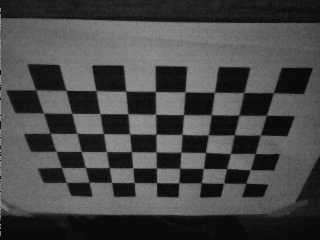
#> input picture Cozmo_follow_car/images_calibration/Calibration 140.jpg, 320 x 240 px; its folder holds only this picture in this run
$ python Calibration_Camera.py
#> lines starting #> are read from the running program, lines starting #| are printed output that depends on the picture; after the words box and inside, x2 and y2 are one past the last pixel; in counts of white or black regions, pixels touching at a corner belong together; long printed decimals are rounded
# Import required modules
import cv2
import numpy as np
import os
import glob


# Define the dimensions of checkerboard used for calibration
CHECKERBOARD = (6, 9)

# stop the iteration when specified accuracy, epsilon, is reached or
# specified number of iterations are completed.
criteria = (cv2.TERM_CRITERIA_EPS +
            cv2.TERM_CRITERIA_MAX_ITER, 30, 0.001)

# Vector for 3D points
threedpoints = []

# Vector for 2D points
twodpoints = []

#  3D points real world coordinates
objectp3d = np.zeros((1, CHECKERBOARD[0]
                      * CHECKERBOARD[1],
                      3), np.float32)
objectp3d[0, :, :2] = np.mgrid[0:CHECKERBOARD[0],
                               0:CHECKERBOARD[1]].T.reshape(-1, 2)
prev_img_shape = None


# Extracting path of individual image stored in a given directory. Since no path is
# specified, it will take current directory jpg files alone
images = glob.glob('./images_calibration/*.jpg')

for filename in images:
    image = cv2.imread(filename)
#> image is the input picture: shape (240, 320, 3); min 0, max 161, mean 71.5
    grayColor = cv2.cvtColor(image, cv2.COLOR_BGR2GRAY)

    # Find the chess board corners. If desired number of corners are
    # found in the image then ret = true
    ret, corners = cv2.findChessboardCorners(
                    grayColor, CHECKERBOARD,
                    cv2.CALIB_CB_ADAPTIVE_THRESH
                    + cv2.CALIB_CB_FAST_CHECK +
                    cv2.CALIB_CB_NORMALIZE_IMAGE)
#> ret = True; corners = 54 rows, first 8: [273.3, 92.58], [266.6, 115.2], [260.2, 135.3], [255.5, 153.5], [250.1, 169.5], [246.2, 183.1], [243.4, 92.54], [238.4, 115]

    # If desired number of corners can be detected then, refine the pixel coordinates and display
    # them on the images of checker board
    if ret == True:
        threedpoints.append(objectp3d)

        # Refining pixel coordinates for given 2d points.
        corners2 = cv2.cornerSubPix(
            grayColor, corners, (11, 11), (-1, -1), criteria)
#> corners2 = 54 rows, first 8: [273.5, 92.63], [266.3, 115.3], [260.4, 134.9], [255.1, 153.5], [250.4, 169.7], [245.7, 183.1], [243.7, 92.58], [238.9, 115.1]

        twodpoints.append(corners2)

        # Draw and display the corners
        image = cv2.drawChessboardCorners(image,
                                          CHECKERBOARD,
                                          corners2, ret)
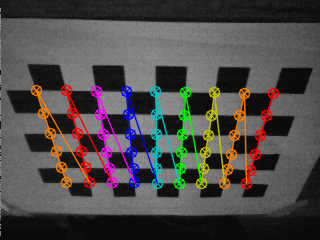
#> image: shape (240, 320, 3); 11.48% of pixels changed, all inside (x1, y1, x2, y2) = (30, 84, 280, 190)

    cv2.imshow('img', image)
    cv2.waitKey(0)

cv2.destroyAllWindows()

h, w = image.shape[:2]
#> h = 240; w = 320


# Perform camera calibration by passing the value of above found out 3D points (threedpoints)
# and its corresponding pixel coordinates of the detected corners (twodpoints)
ret, matrix, distortion, r_vecs, t_vecs = cv2.calibrateCamera(
    threedpoints, twodpoints, grayColor.shape[::-1], None, None)
#> ret = 0.341; matrix = [[373.5, 0, 121.1], [0, 449, 125.5], [0, 0, 1]]; distortion = [[-0.00776, 0.495, 0.00186, -0.0517, -0.879]]; r_vecs = ([0.797, -0.629, 1.4],); t_vecs = ([5.13, -0.912, 11.86],)


# Displaying required output
print(" Camera matrix:")
print(matrix)
#| [[373.486   0.         121.094]
#|  [  0.         448.991 125.484 ]
#|  [  0.           0.           1.        ]]

print("\n Distortion coefficient:")
print(distortion)
#| [[-0.007757  0.4949  0.001863 -0.05173 -0.8792]]

print("\n Rotation Vectors:")
print(r_vecs)
#| (array([[ 0.7967],
#|        [-0.6286],
#|        [ 1.403]]),)

print("\n Translation Vectors:")
print(t_vecs)
#| (array([[ 5.129  ],
#|        [-0.9121],
#|        [11.860]]),)

$ run again, on Cozmo_follow_car/images_calibration/Calibration 144.jpg
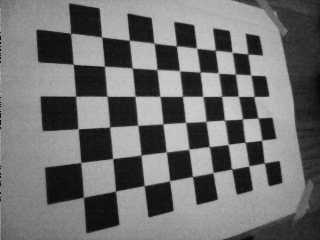
#> input picture Cozmo_follow_car/images_calibration/Calibration 144.jpg, 320 x 240 px
#> image is the input picture: shape (240, 320, 3); min 1, max 213, mean 111.7
#> `ret, corners = cv2.findChessboardCorners( grayColor, CHECKERBOARD, cv2..`: ret = True; corners = 54 rows, first 8: [248.5, 54.31], [250.9, 75.14], [253.8, 96.6], [257.6, 118], [261.3, 140.4], [264.4, 163.1], [231.6, 52.54], [234.6, 73.64]
#> corners2 = 54 rows, first 8: [247.8, 53.96], [250.8, 75.12], [253.9, 96.47], [258, 118], [261.7, 140.2], [264.4, 163], [232.2, 52.19], [235.4, 74.08]
#> `image = cv2.drawChessboardCorners(image, CHECKERBOARD, corners2, ret)`:
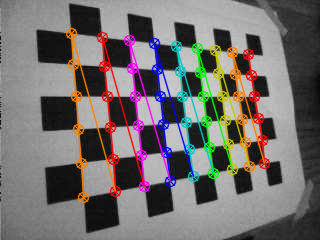
#> image: shape (240, 320, 3); 14.01% of pixels changed, all inside (x1, y1, x2, y2) = (65, 27, 271, 204)
#> `ret, matrix, distortion, r_vecs, t_vecs = cv2.calibrateCamera( threedp..`: ret = 0.211; matrix = [[226, 0, 170.4], [0, 240.7, 130.1], [0, 0, 1]]; distortion = [[0.0486, -0.238, 5.66e-05, 0.00643, 0.429]]; r_vecs = ([-0.468, -0.27, 1.44],); t_vecs = ([3.77, -3.5, 11.15],)
#| [[225.996   0.         170.424]
#|  [  0.         240.658 130.133]
#|  [  0.           0.           1.        ]]
#| [[ 4.85875338e-02 -2.37811034e-01  5.66177526e-05  6.42879859e-03
#|    4.28976955e-01]]
#| (array([[-0.468],
#|        [-0.2697],
#|        [ 1.440]]),)
#| (array([[ 3.773 ],
#|        [-3.499],
#|        [11.150]]),)

$ run again, on Cozmo_follow_car/images_calibration/Calibration 146.jpg
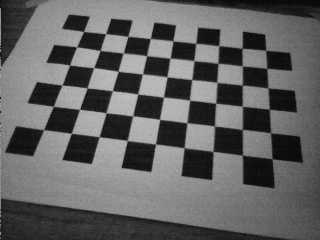
#> input picture Cozmo_follow_car/images_calibration/Calibration 146.jpg, 320 x 240 px
#> image is the input picture: shape (240, 320, 3); min 0, max 208, mean 98.5
#> `ret, corners = cv2.findChessboardCorners( grayColor, CHECKERBOARD, cv2..`: ret = True; corners = 54 rows, first 8: [43.6, 129.7], [53.3, 106.4], [61.61, 85.07], [69.66, 65.25], [76.41, 47.26], [83.56, 31.58], [71.36, 133.3], [79.6, 109.3]
#> corners2 = 54 rows, first 8: [43.57, 129.7], [53.35, 106.4], [61.98, 85.15], [69.56, 64.97], [76.69, 46.82], [83.53, 31.45], [71.35, 133.3], [79.42, 109.4]
#> `image = cv2.drawChessboardCorners(image, CHECKERBOARD, corners2, ret)`:
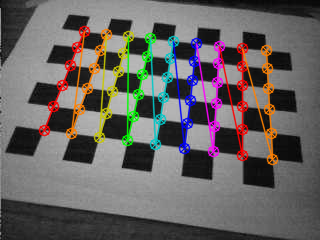
#> image: shape (240, 320, 3); 12.35% of pixels changed, all inside (x1, y1, x2, y2) = (38, 25, 279, 166)
#> `ret, matrix, distortion, r_vecs, t_vecs = cv2.calibrateCamera( threedp..`: ret = 0.218; matrix = [[241.4, 0, 164.5], [0, 232.5, 118.6], [0, 0, 1]]; distortion = [[-0.0157, 0.273, -0.00522, -0.00327, -0.648]]; r_vecs = ([-0.375, -0.335, -1.4],); t_vecs = ([-4.27, 0.416, 8.6],)
#| [[241.384   0.         164.486]
#|  [  0.         232.537 118.581]
#|  [  0.           0.           1.        ]]
#| [[-0.01575  0.2732 -0.005216 -0.00327  -0.6482]]
#| (array([[-0.3752],
#|        [-0.3353],
#|        [-1.404]]),)
#| (array([[-4.274],
#|        [ 0.4156],
#|        [ 8.599]]),)

$ run again, on Cozmo_follow_car/images_calibration/Calibration 147.jpg
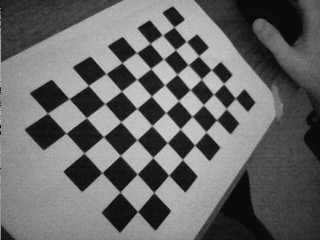
#> input picture Cozmo_follow_car/images_calibration/Calibration 147.jpg, 320 x 240 px
#> image is the input picture: shape (240, 320, 3); min 0, max 219, mean 104.4
#> `ret, corners = cv2.findChessboardCorners( grayColor, CHECKERBOARD, cv2..`: ret = True; corners = 54 rows, first 8: [173.9, 26.95], [186, 41.63], [198.6, 56.08], [211.2, 69.59], [223.6, 83.47], [235.3, 97.91], [162.6, 35.16], [175.5, 49.66]
#> corners2 = 54 rows, first 8: [174.3, 27.01], [185.6, 42.17], [198.6, 56.11], [211.3, 69.45], [224.1, 83.54], [235.5, 97.69], [162.7, 34.75], [176.1, 49.51]
#> `image = cv2.drawChessboardCorners(image, CHECKERBOARD, corners2, ret)`:
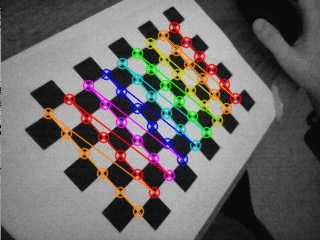
#> image: shape (240, 320, 3); 11.09% of pixels changed, all inside (x1, y1, x2, y2) = (42, 21, 242, 218)
#> `ret, matrix, distortion, r_vecs, t_vecs = cv2.calibrateCamera( threedp..`: ret = 0.323; matrix = [[233.4, 0, 158.2], [0, 240.1, 134.3], [0, 0, 1]]; distortion = [[0.296, -2.67, -0.00672, 0.00459, 6.88]]; r_vecs = ([-0.461, -0.246, 0.799],); t_vecs = ([0.854, -5.61, 12.77],)
#| [[233.395   0.         158.186]
#|  [  0.         240.058 134.293 ]
#|  [  0.           0.           1.        ]]
#| [[ 2.95625451e-01 -2.66786094e+00 -6.72376963e-03  4.59179907e-03
#|    6.87975113e+00]]
#| (array([[-0.4613],
#|        [-0.2464 ],
#|        [ 0.7993 ]]),)
#| (array([[ 0.8541],
#|        [-5.612],
#|        [12.771]]),)

$ run again, on Cozmo_follow_car/images_calibration/Calibration 141.jpg
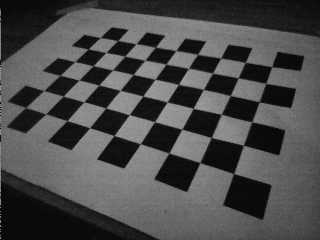
#> input picture Cozmo_follow_car/images_calibration/Calibration 141.jpg, 320 x 240 px
#> image is the input picture: shape (240, 320, 3); min 0, max 177, mean 75.7
#> `ret, corners = cv2.findChessboardCorners( grayColor, CHECKERBOARD, cv2..`: ret = True; corners = 54 rows, first 8: [271.7, 66.75], [265.7, 83.43], [259.6, 101.9], [251.8, 121.9], [243.2, 145.4], [233.6, 173.6], [244.9, 62.77], [238, 77.83]
#> corners2 = 54 rows, first 8: [271.7, 66.69], [265.6, 83.47], [259.3, 101.8], [251.6, 121.8], [243.4, 145.2], [233.6, 173.6], [245.2, 62.32], [238.1, 77.81]
#> `image = cv2.drawChessboardCorners(image, CHECKERBOARD, corners2, ret)`:
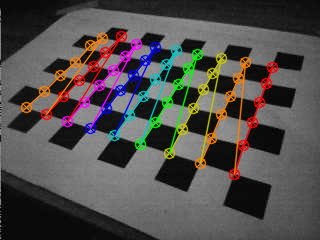
#> image: shape (240, 320, 3); 11.62% of pixels changed, all inside (x1, y1, x2, y2) = (20, 30, 279, 181)
#> `ret, matrix, distortion, r_vecs, t_vecs = cv2.calibrateCamera( threedp..`: ret = 0.891; matrix = [[323.5, 0, 207.7], [0, 376.7, 124.5], [0, 0, 1]]; distortion = [[0.0971, -0.0939, -0.00339, 0.0619, 0.102]]; r_vecs = ([-0.578, 0.837, 1.77],); t_vecs = ([2.39, -1.87, 12.61],)
#| [[323.549   0.         207.673]
#|  [  0.         376.659 124.475]
#|  [  0.           0.           1.        ]]
#| [[ 0.09711 -0.09389 -0.003392  0.06187  0.1023]]
#| (array([[-0.5784],
#|        [ 0.8373],
#|        [ 1.767]]),)
#| (array([[ 2.386],
#|        [-1.875],
#|        [12.612 ]]),)
